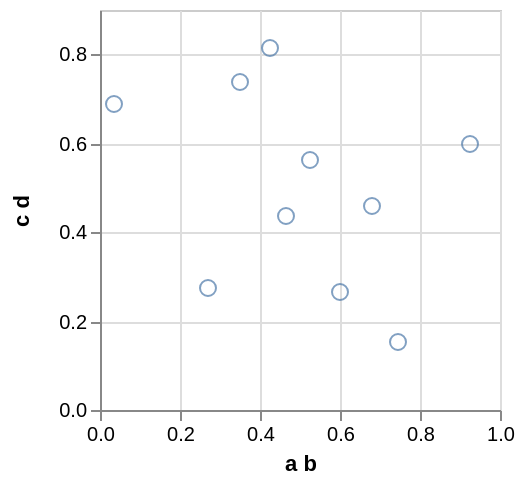

Vega-Lite specification for this chart:
### Vega specification from a JSON file in a GitHub repository (floating-point values rounded to 4 significant figures)
{"$schema": "https://vega.github.io/schema/vega/v3.0.json", "autosize": "pad", "padding": 5, "encode": {"update": {"stroke": {"value": "#ccc"}, "fill": {"value": "transparent"}}}, "data": [{"name": "source_0", "values": [{"a b": 0.9229, "c d": 0.5983}, {"a b": 0.682, "c d": 0.46}, {"a b": 0.03553, "c d": 0.6864}, {"a b": 0.3491, "c d": 0.7368}, {"a b": 0.4248, "c d": 0.813}, {"a b": 0.5239, "c d": 0.5616}, {"a b": 0.4668, "c d": 0.4366}, {"a b": 0.2692, "c d": 0.2747}, {"a b": 0.601, "c d": 0.2649}, {"a b": 0.7458, "c d": 0.1544}]}, {"name": "data_0", "source": "source_0", "transform": [{"type": "formula", "expr": "toNumber(datum[\"a b\"])", "as": "a b"}, {"type": "formula", "expr": "toNumber(datum[\"c d\"])", "as": "c d"}, {"type": "filter", "expr": "datum[\"a b\"] !== null && !isNaN(datum[\"a b\"]) && datum[\"c d\"] !== null && !isNaN(datum[\"c d\"])"}]}], "signals": [{"name": "width", "update": "200"}, {"name": "height", "update": "200"}], "marks": [{"name": "marks", "type": "symbol", "role": "point", "from": {"data": "data_0"}, "encode": {"update": {"x": {"scale": "x", "field": "a b"}, "y": {"scale": "y", "field": "c d"}, "stroke": {"value": "#4c78a8"}, "fill": {"value": "transparent"}, "opacity": {"value": 0.7}}}}], "scales": [{"name": "x", "type": "linear", "domain": {"data": "data_0", "field": "a b"}, "range": [0, {"signal": "width"}], "round": true, "nice": true, "zero": true}, {"name": "y", "type": "linear", "domain": {"data": "data_0", "field": "c d"}, "range": [{"signal": "height"}, 0], "round": true, "nice": true, "zero": true}], "axes": [{"scale": "x", "labelOverlap": true, "orient": "bottom", "tickCount": {"signal": "ceil(width/40)"}, "title": "a b", "zindex": 1}, {"scale": "x", "domain": false, "grid": true, "labels": false, "maxExtent": 0, "minExtent": 0, "orient": "bottom", "tickCount": {"signal": "ceil(width/40)"}, "ticks": false, "zindex": 0, "gridScale": "y"}, {"scale": "y", "labelOverlap": true, "orient": "left", "tickCount": {"signal": "ceil(height/40)"}, "title": "c d", "zindex": 1}, {"scale": "y", "domain": false, "grid": true, "labels": false, "maxExtent": 0, "minExtent": 0, "orient": "left", "tickCount": {"signal": "ceil(height/40)"}, "ticks": false, "zindex": 0, "gridScale": "x"}], "config": {"axis": {"domainColor": "#888", "tickColor": "#888"}, "axisY": {"minExtent": 30}}}
